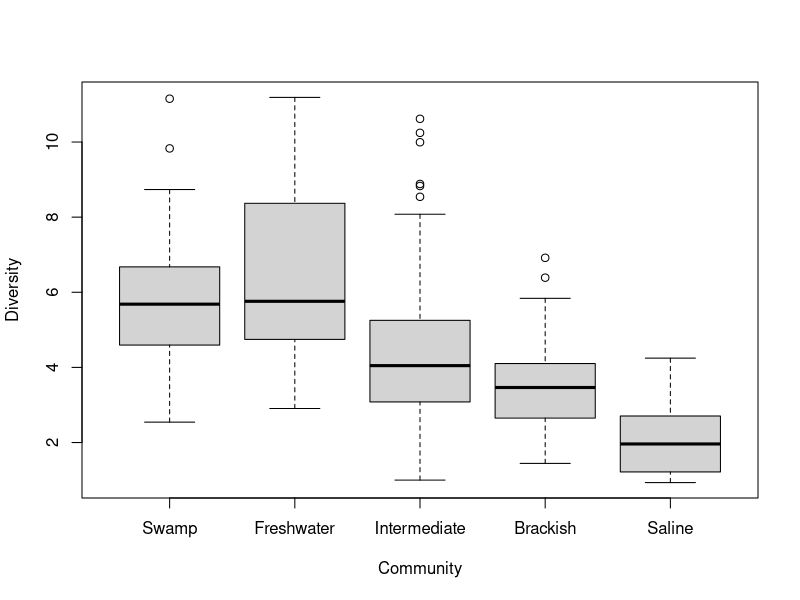
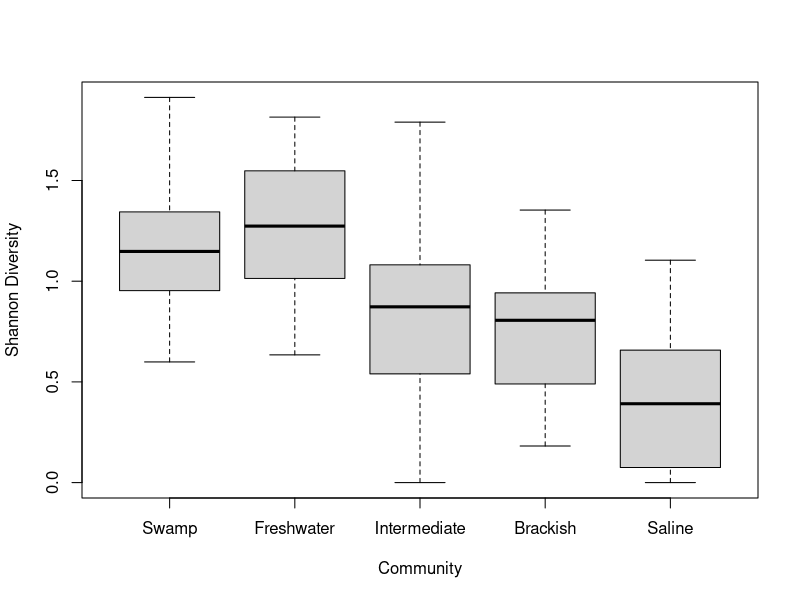
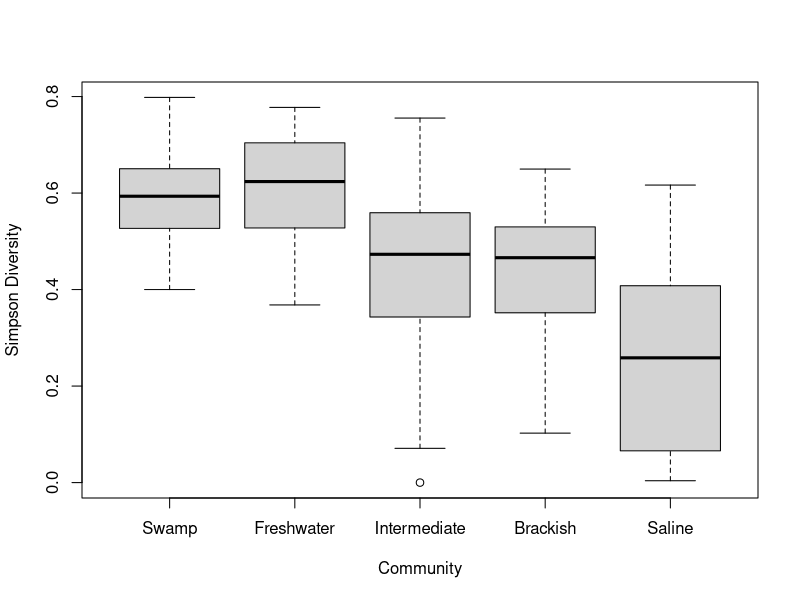
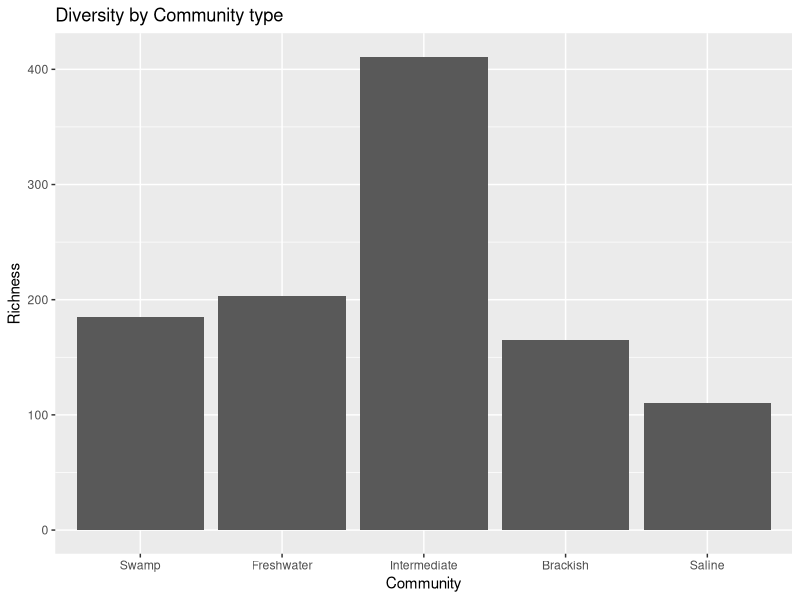
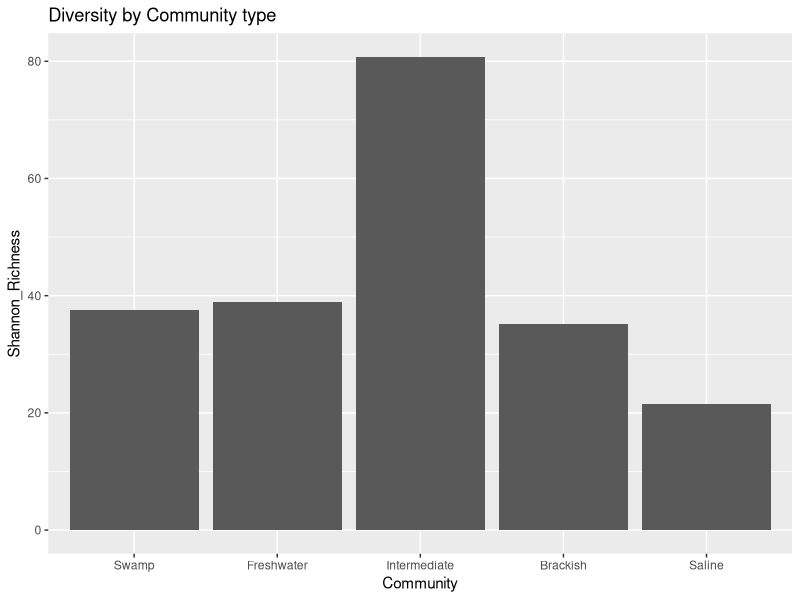
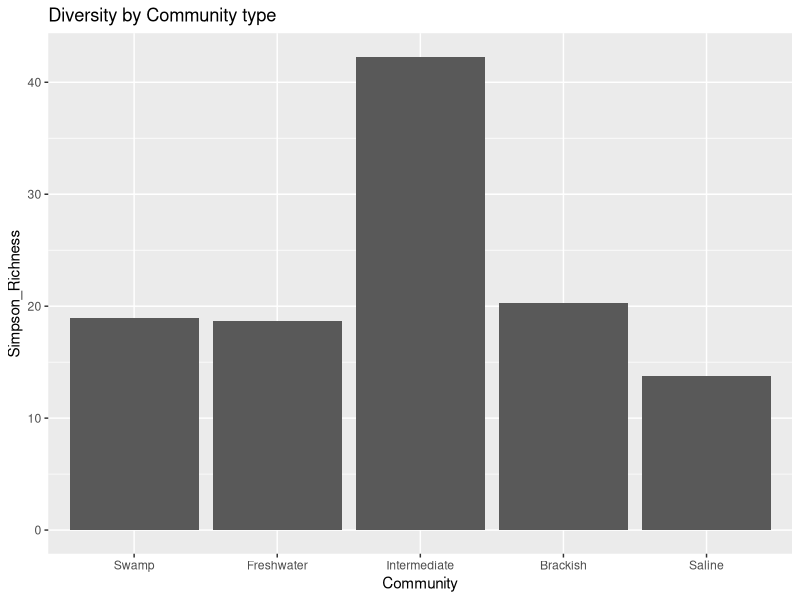
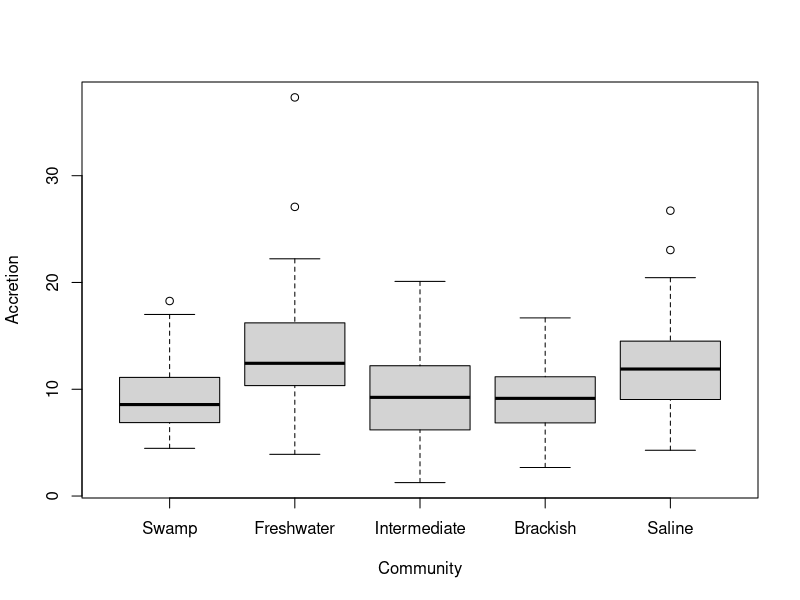

These figures' R source, in order:
#Exploratory Plots April 7, 2025
#Diversity and community types (bar/box plot)
dat <- read.csv("Data/dat.csv", header = TRUE)
library(tidyverse)
library(plotrix)
library(ggplot2)

#Cleaning data up
cleandat <- dat %>% filter(!is.na(Accretion)) %>%
  mutate(Community=factor(CommunityStationFront, levels=c("Swamp","Freshwater","Intermediate","Brackish","Saline")))%>%
  group_by(Community)
boxplot(Richness~Community,data = cleandat, xlab = "Community", ylab = "Diversity")
boxplot(Shannon~Community,data = cleandat, xlab = "Community", ylab = "Shannon Diversity")
boxplot(Simpson~Community,data = cleandat, xlab = "Community", ylab = "Simpson Diversity") 

#barplots
ggplot(cleandat, aes(x = Community, y = Richness)) +
  geom_bar(stat = "identity") +
  labs(title = "Diversity by Community type", x = "Community", y = "Richness")

ggplot(cleandat, aes(x = Community, y = Shannon)) +
  geom_bar(stat = "identity") +
  labs(title = "Diversity by Community type", x = "Community", y = "Shannon_Richness")

ggplot(cleandat, aes(x = Community, y = Simpson)) +
  geom_bar(stat = "identity") +
  labs(title = "Diversity by Community type", x = "Community", y = "Simpson_Richness")

#Accretion and community type (bar/box)
boxplot(Accretion~Community,data = cleandat, xlab = "Community", ylab = "Accretion")
